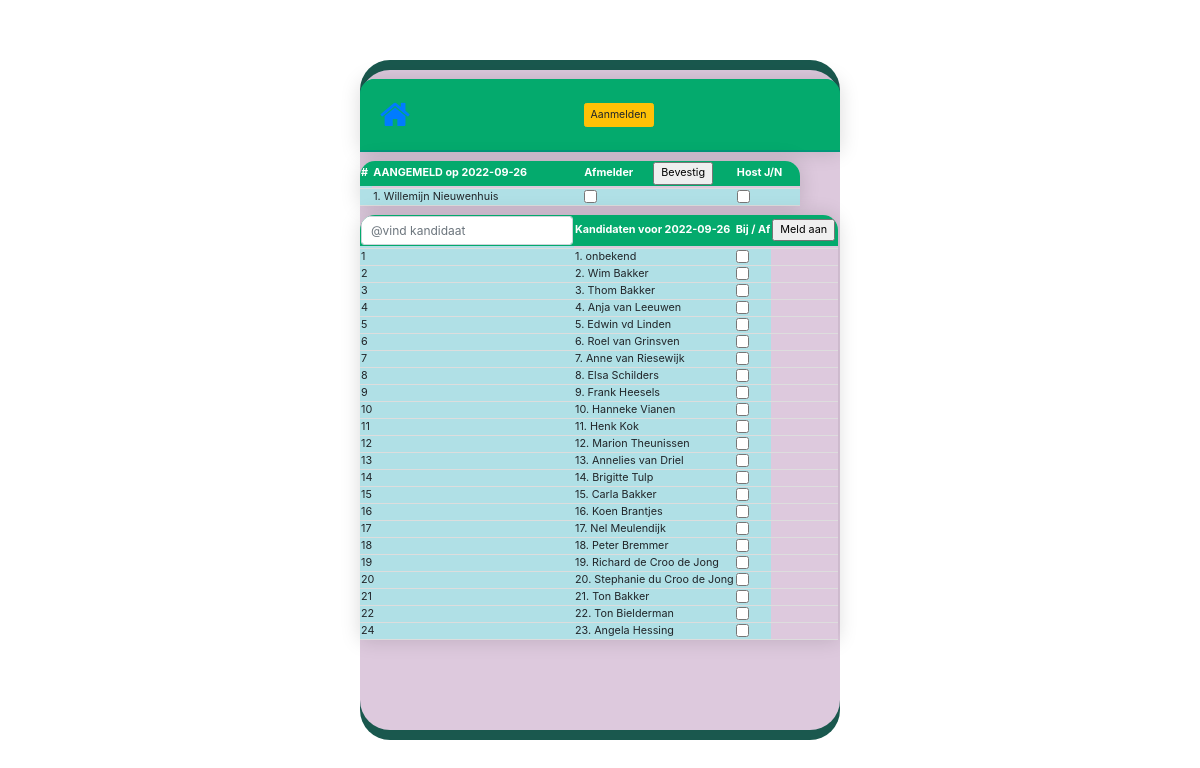
/101/vote/, run on the app's committed database.
### beatrix/models.py (models this page shows, shortened)
class Flexevent(models.Model):
    id = models.AutoField(primary_key=True)
    event_text = models.CharField(max_length=200)
    pub_date = models.CharField(max_length=35)
    pub_time = models.CharField(max_length=35)
    dagnaam = models.CharField(max_length=35, default='10:00')
    flexhost = models.CharField(max_length=135, default='-')
    lid = models.ManyToManyField(Person,through='Flexlid')  ##, on_delete=models.SET_NULL, null=True)

class Person(models.Model):
    name = models.CharField(max_length=100)
    email = models.CharField(max_length=100,blank=True)
    is_flex = models.BooleanField(default=True)        #wil ingedeeld worden in flexpoule
    keuzes = models.IntegerField(default=0) #aantal keren als host gekozen

### beatrix/views.py (the view, shortened to what this page needs)
# urls.py: path('<int:event_id>/vote/', vote, name='vote'),
def vote(request, event_id):
    event = get_object_or_404(Flexevent, pk=event_id)
    leden = []
    afmeldingen=[]
    hosts=[]
    for h in request.POST.getlist('hoofdhost'):
        hosts.append(h)
    for af in request.POST.getlist('afmelding'):
        afmeldingen.append(af)
    for l in request.POST.getlist('aanmelding'):
        leden.append(l)
    print(afmeldingen,leden,hosts)
    if len(hosts)>0:
        h=Person.objects.all().filter(id__in=hosts)
        Flexevent.objects.all().filter(id=event_id).update(flexhost=h[0].name)
    for l in leden:
        Flexlid.objects.all().update_or_create(
            member_id=l,
            flexevent_id=event_id,
        )
    aanwezig=Flexlid.objects.all().filter(flexevent_id=event_id)
    ingedeelden=aanwezig.values_list('member_id', flat=True)
    persons = list(Person.objects.all())
    kandidaten=Person.objects.all().exclude(id__in=ingedeelden)
    aanwezig=Person.objects.all().filter(id__in=ingedeelden)
    question = get_object_or_404(Flexevent, pk=event_id)
    try:
        selected_choice = question.lid.get(pk=request.POST['aanmelding'])
        print('vote event_id, try')
    except (KeyError, Choice.DoesNotExist):
        print('vote choice, except')
        print(len(aanwezig))
        print(len(kandidaten))
        return render(request, 'beatrix/detail.html', {
            'question': event,
            'kandidaten':kandidaten,
            'aanwezig':aanwezig,
            'error_message': "You didn't select a choice.",
        })
    return HttpResponseRedirect(reverse('flex:vote', args=(event_id,)))

### templates/beatrix/detail.html (shortened to what this page needs)
{% extends 'base.html' %}
{% block content %}
<form action="{% url 'flex:vote' question.id %}" method="post">
                <table class="person-table">
              <thead>
                <tr>
                  <th>#</th>
                  <th>AANGEMELD op {{question.pub_date}}</th>
                  <th>Afmelder </th>
                  <th><input type="submit" value="Bevestig"> </th>
                  <th>Host J/N </th>
                </tr>
              </thead>
                 <tbody>
                        <td>{% for aa in aanwezig %}
                            <tr>
                        </td>
                        <td>{{t.id }}</td>
                        <td>{{ forloop.counter }}. {{aa.name}}</td>
                        <td>
                        <input type="checkbox" name="afmelding" id="host{{ forloop.counter }}" value="{{ aa.id }}">
                        </td>
                        <td>
                        <td>
                        <input type="checkbox" name="hoofdhost" id="host{{ forloop.counter }}" value="{{ aa.id }}">
                        </td>
                        </td>
                        {% endfor %}
                    </tbody>
                </table>
    <table class='person-table'>
              <thead>
                <tr>
                  <th>    <input id="search-input" class="form-control" type="text" placeholder='@vind kandidaat'></th>
                  <th>Kandidaten voor {{question.pub_date}}</th>
                  <th>Bij / Af </th>
                  <th><input type="submit" value="Meld aan"> </th>
                  <th></th>
                </tr>
              </thead>
                    <tbody id = myTable>
                        <td>{% for t in kandidaten %}
                            <tr>
                        </td>
                        <td>{{t.id }}</td>
                        <td>{{ forloop.counter }}. {{t.name}}</td>
                        <td>
                        <input type="checkbox" name="aanmelding" id="host{{ forloop.counter }}" value="{{ t.id }}">
                        </td>
                        {% endfor %}
                        </tr>
                    </tbody>
                </table>
</form>
{% endblock %}

### beatrix/static/css/beatrix.css (style rules this page uses)
:root { font-family: sans-serif; }
.person-table { border-collapse: collapse; margin: 9px 0; font-size: 0.9em; min-width: 440px; border-radius: 15px 15px 0 0; overflow: hidden; box-shadow: 0 0 20px rgba(0, 0, 0, 0.15); }
.person-table tbody tr { border-bottom: 1px solid #dddddd; line-height: 9px; }
html, body { width: 100%; font-size: 12px; box-sizing: border-box; }
td { background-color: powderblue }
th { background-color: #04AA6D; color: white; }

### data on the page
Flexevent: pub_date "2022-09-26"
Person: name "Willemijn Nieuwenhuis"
Person: id "1", name "onbekend"
Person: id "2", name "Wim Bakker"
Person: id "3", name "Thom Bakker"
Person: id "4", name "Anja van Leeuwen"
Person: id "5", name "Edwin vd Linden"
Person: id "6", name "Roel van Grinsven"
Person: id "7", name "Anne van Riesewijk"
Person: id "8", name "Elsa Schilders"
Person: id "9", name "Frank Heesels"
Person: id "10", name "Hanneke Vianen"
Person: id "11", name "Henk Kok"
Person: id "12", name "Marion Theunissen"
Person: id "13", name "Annelies van Driel"
Person: id "14", name "Brigitte Tulp"
Person: id "15", name "Carla Bakker"
Person: id "16", name "Koen Brantjes"
Person: id "17", name "Nel Meulendijk"
Person: id "18", name "Peter Bremmer"
Person: id "19", name "Richard de Croo de Jong"
Person: id "20", name "Stephanie du Croo de Jong"
Person: id "21", name "Ton Bakker"
Person: id "22", name "Ton Bielderman"
Person: id "24", name "Angela Hessing"
